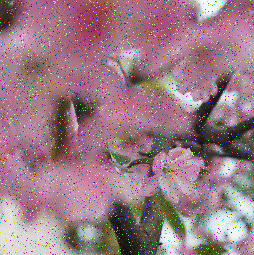
#> input picture image.png, 254 x 255 px
$ python task_4.py
#> lines starting #> are read from the running program, lines starting #| are printed output that depends on the picture
import cv2

image = cv2.imread('image.png')
#> image is the input picture: shape (255, 254, 3); mean B, G, R 132.9, 122.4, 154.4

image=image[:,:,1]
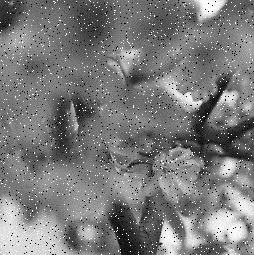
#> image: shape (255, 254); min 0, max 255, mean 122.4

cv2.imshow('original image',image)

image_after_enhancement = cv2.medianBlur(image,3)
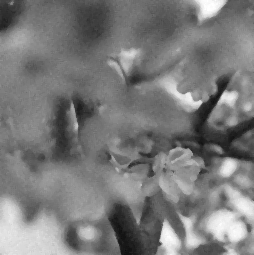
#> image_after_enhancement: shape (255, 254); min 11, max 255, mean 122

cv2.imshow('image enhancement with size 3',image_after_enhancement)

$ run again, with 4.png copied over image.png
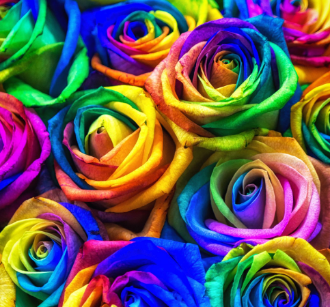
#> input picture 4.png, 330 x 307 px
#> image is the input picture: shape (307, 330, 3); mean B, G, R 90.6, 89.4, 102.2
#> `image=image[:,:,1]`:
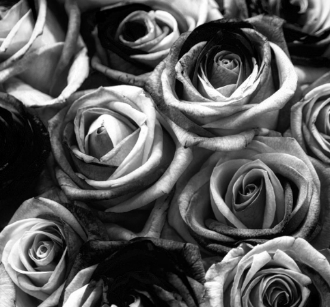
#> image: shape (307, 330); min 0, max 255, mean 89.4
